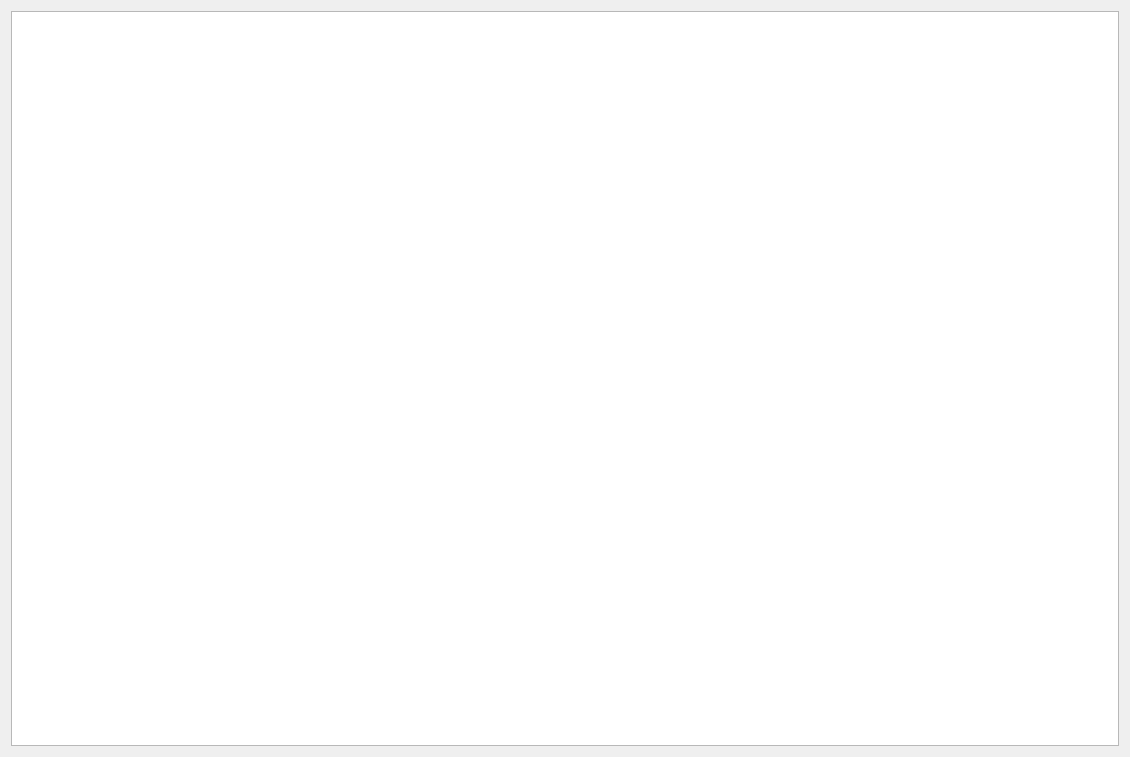
<?xml version="1.0" encoding="UTF-8"?>
<ui version="4.0">
 <class>FilterDialog</class>
 <widget class="QDialog" name="FilterDialog">
  <property name="geometry">
   <rect>
    <x>0</x>
    <y>0</y>
    <width>1130</width>
    <height>757</height>
   </rect>
  </property>
  <property name="windowTitle">
   <string>Dialog</string>
  </property>
  <layout class="QVBoxLayout" name="verticalLayout">
   <item>
    <widget class="QTableView" name="FiltertableView">
     <property name="sizeAdjustPolicy">
      <enum>QAbstractScrollArea::AdjustIgnored</enum>
     </property>
     <property name="editTriggers">
      <set>QAbstractItemView::AnyKeyPressed|QAbstractItemView::DoubleClicked|QAbstractItemView::EditKeyPressed|QAbstractItemView::SelectedClicked</set>
     </property>
     <property name="alternatingRowColors">
      <bool>false</bool>
     </property>
     <property name="selectionMode">
      <enum>QAbstractItemView::SingleSelection</enum>
     </property>
     <property name="selectionBehavior">
      <enum>QAbstractItemView::SelectRows</enum>
     </property>
     <attribute name="horizontalHeaderShowSortIndicator" stdset="0">
      <bool>false</bool>
     </attribute>
     <attribute name="horizontalHeaderStretchLastSection">
      <bool>true</bool>
     </attribute>
    </widget>
   </item>
  </layout>
 </widget>
 <resources/>
 <connections/>
</ui>
